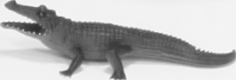
#> input picture Uge 3/crocodile.png, 236 x 80 px, given in place of nose_left.png, which was not available; the run also reads 1 picture not shown here
$ python weekly_project_3.py
#> lines starting #> are read from the running program, lines starting #| are printed output that depends on the picture; pictures that were not available may be replaced by others from this repository, and a replacement may not be noted
import matplotlib.pyplot as plt
import numpy as np
import cv2
import Preprocessing


def AbsoluteDifferenceImage(nose_left, image2):
    assert(nose_left.shape == image2.shape), "The images must be the same size"
    abs_diff_image = np.empty([nose_left.shape[0], nose_left.shape[1]])
    abs_diff_val = 0
    for i in range(nose_left.shape[0]):
        for j in range(image2.shape[1]):
            diff = abs(int(nose_left[i, j]) - int(image2[i, j]))
            abs_diff_image[i, j] = diff
            abs_diff_val += diff


    return abs_diff_val

# [58 lines left out: functions FindXCoordinateOfPatch, ComputeDisparityMapBetweenTwoImages, not called in this run]

nose_left = cv2.imread('./nose_left.png')
#> nose_left is the input picture: shape (80, 236, 3); min 45, max 249, mean 185
nose_right = cv2.imread('./nose_right.png')
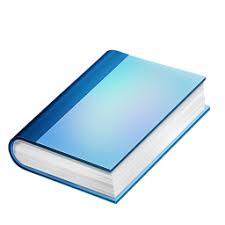
#> input picture pics_theis/books/1.jpg, 225 x 225 px, given in place of nose_right.png, which was not available
#> nose_right is the input picture: shape (225, 225, 3); mean B, G, R 238.6, 230.3, 215.8

strip = cv2.imread('./nose_span.png')
strip_gray = cv2.cvtColor(strip, cv2.COLOR_RGB2GRAY)

# Show strip
plt.imshow(strip)
plt.show()
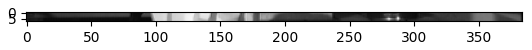
#> figure drawn by matplotlib, 1 panel

nose_left_gray = cv2.cvtColor(nose_left, cv2.COLOR_RGB2GRAY)
nose_right_gray = cv2.cvtColor(nose_right, cv2.COLOR_RGB2GRAY)
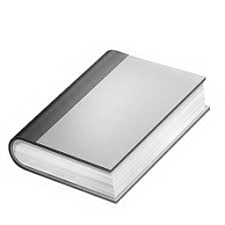
#> nose_right_gray: shape (225, 225); min 7, max 255, mean 231.1

## Absolute difference of the two images
#> (the run stopped early here; a loop or call above may not have finished)
